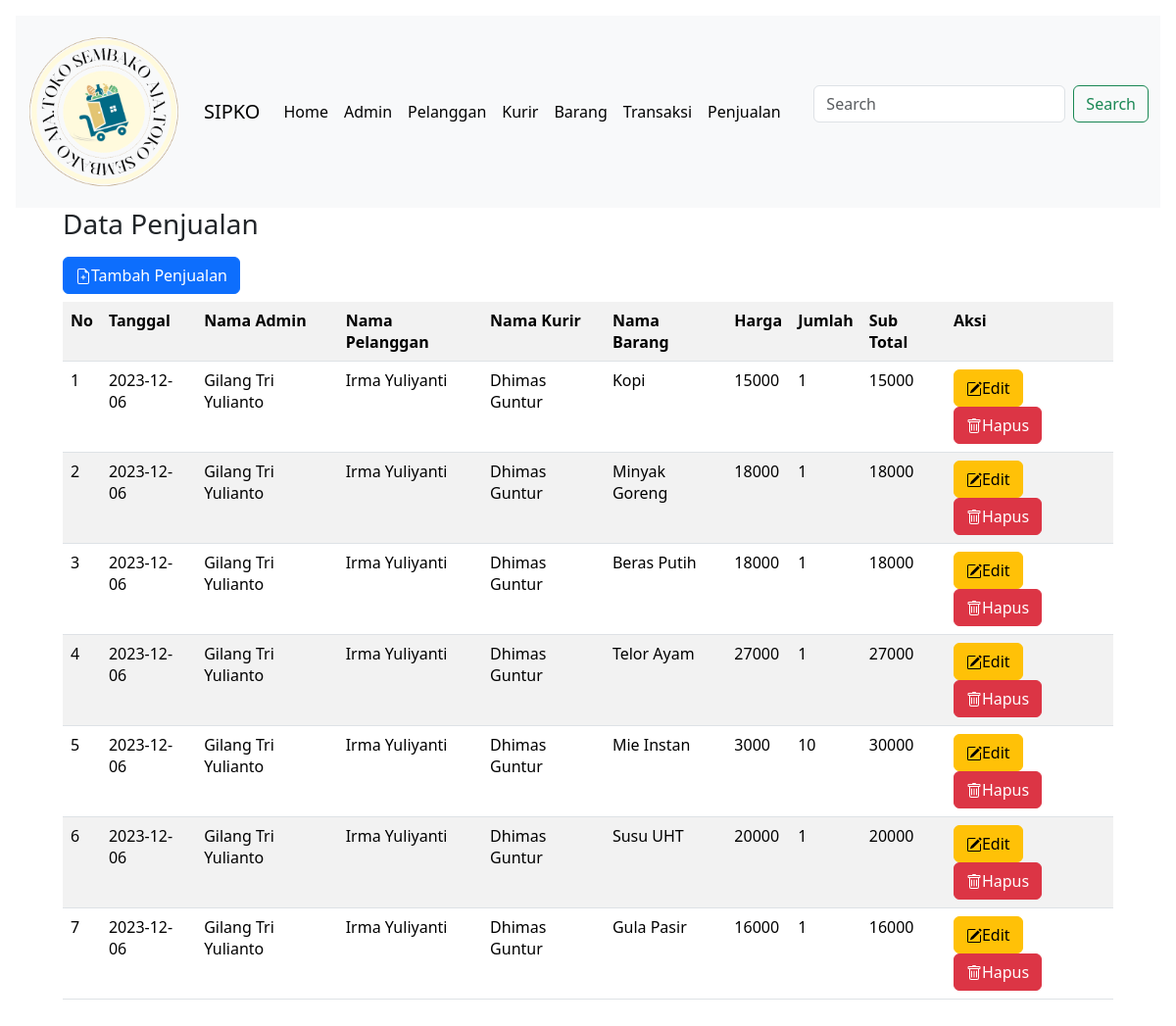
The app's page /views/penjualan/index.php with its own data.
### tables this page shows
CREATE TABLE `jual` (
  `id` int NOT NULL,
  `tanggal` varchar(50) NOT NULL,
  `nama_admin` varchar(50) NOT NULL,
  `nama_pelanggan` varchar(50) NOT NULL,
  `nama_kurir` varchar(50) NOT NULL,
  `nama_barang` varchar(50) NOT NULL,
  `harga` varchar(50) NOT NULL,
  `jumlah` varchar(50) NOT NULL,
  `sub_total` varchar(50) NOT NULL
);

### controllers/PenjualanController.php (called while the page is built, shortened)
<?php
include_once('../../models/Penjualan.php');
class PenjualanController
{
    private $model;
    public function __construct($db)
    {
        $this->model = new Penjualan ($db);
    }
    public function getAllPenjualan()
    {
        return $this->model->getAllPenjualan();
    }
}

### models/Penjualan.php (called while the page is built, shortened)
<?php
class Penjualan
{
    private $koneksi;
    public function __construct($db)
    {
        $this->koneksi = $db;
    }
    public function getAllPenjualan()
    {
        $query = "SELECT * FROM jual";
        $result = mysqli_query($this->koneksi, $query);
        return $result;
    }
}

### views/penjualan/index.php (the view, shortened to what this page needs)
<?php
include_once '../../config.php';
include_once '../../controllers/PenjualanController.php';
require '../../index.php';
$database =new database;
$db = $database->getKoneksi();
$penjualanController = new PenjualanController($db);
$penjualan= $penjualanController->getAllPenjualan();
?>
<div class="px-5">
    <h3>Data Penjualan</h3>
    <a class="btn btn-primary mb-2 mt-2" href="tambahpenjualan">
    Tambah Penjualan</a>
    <br>
    <table class="table table-striped">
        <tr>
            <th>No</th>
            <th>Tanggal</th>
            <th>Nama Admin</th>
            <th>Nama Pelanggan</th>
            <th>Nama Kurir</th>
            <th>Nama Barang</th>
            <th>Harga</th>
            <th>Jumlah</th>
            <th>Sub Total</th>
            <th>Aksi</th>
        </tr>
        <?php
        $no = 1;
        foreach($penjualan as $x) {
        ?>
                <tr>
                    <td><?php echo $no++ ?></td>
                    <td><?php echo $x ['tanggal'] ?></td>
                    <td><?php echo $x ['nama_admin'] ?></td>
                    <td><?php echo $x ['nama_pelanggan'] ?></td>
                    <td><?php echo $x ['nama_kurir'] ?></td>
                    <td><?php echo $x ['nama_barang'] ?></td>
                    <td><?php echo $x ['harga'] ?></td>
                    <td><?php echo $x ['jumlah'] ?></td>
                    <td><?php echo $x ['sub_total'] ?></td>
                    <td>
                    <a class="btn btn-warning" href="editpenjualan?id=<?php echo $x['id']; ?>">
    Edit</a>
<a class="btn btn-danger" href="hapuspenjualan<?php echo $x['id']; ?>" onclick="return confirm('Apakah Anda yakin akan menghapus..?')">
    Hapus</a>
                    </td>
                </tr>
            <?php
            }
            ?>
        </table>
    </div>
</div>
  </body>
</html>

### records on screen
jual: tanggal "2023-12-06", nama_admin "Gilang Tri Yulianto", nama_pelanggan "Irma Yuliyanti", nama_kurir "Dhimas Guntur", nama_barang "Kopi", harga "15000", jumlah "1", sub_total "15000"
jual: tanggal "2023-12-06", nama_admin "Gilang Tri Yulianto", nama_pelanggan "Irma Yuliyanti", nama_kurir "Dhimas Guntur", nama_barang "Minyak Goreng", harga "18000", jumlah "1", sub_total "18000"
jual: tanggal "2023-12-06", nama_admin "Gilang Tri Yulianto", nama_pelanggan "Irma Yuliyanti", nama_kurir "Dhimas Guntur", nama_barang "Beras Putih", harga "18000", jumlah "1", sub_total "18000"
jual: tanggal "2023-12-06", nama_admin "Gilang Tri Yulianto", nama_pelanggan "Irma Yuliyanti", nama_kurir "Dhimas Guntur", nama_barang "Telor Ayam", harga "27000", jumlah "1", sub_total "27000"
jual: tanggal "2023-12-06", nama_admin "Gilang Tri Yulianto", nama_pelanggan "Irma Yuliyanti", nama_kurir "Dhimas Guntur", nama_barang "Mie Instan", harga "3000", jumlah "10", sub_total "30000"
jual: tanggal "2023-12-06", nama_admin "Gilang Tri Yulianto", nama_pelanggan "Irma Yuliyanti", nama_kurir "Dhimas Guntur", nama_barang "Susu UHT", harga "20000", jumlah "1", sub_total "20000"
jual: tanggal "2023-12-06", nama_admin "Gilang Tri Yulianto", nama_pelanggan "Irma Yuliyanti", nama_kurir "Dhimas Guntur", nama_barang "Gula Pasir", harga "16000", jumlah "1", sub_total "16000"
